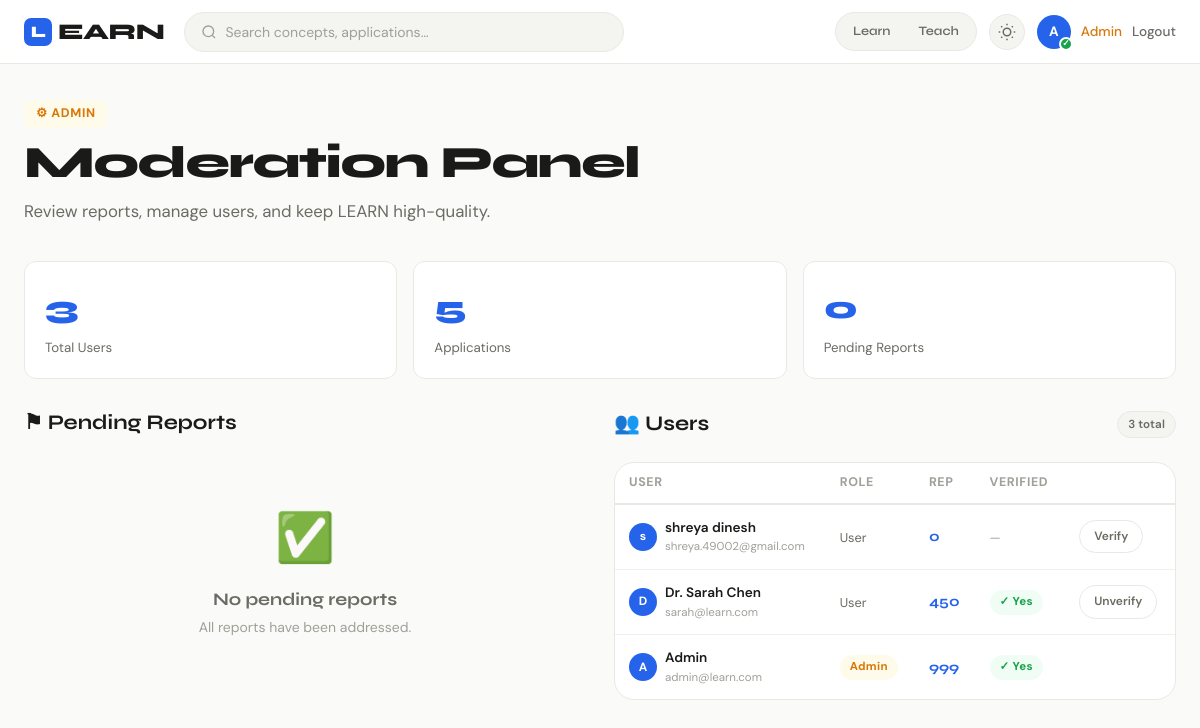
The page /admin (signed in) on the database its author committed.
### models.py (models this page shows, shortened)
class User(UserMixin, db.Model):
    __tablename__ = 'users'
    id = db.Column(db.Integer, primary_key=True)
    name = db.Column(db.String(100), nullable=False)
    email = db.Column(db.String(150), unique=True, nullable=False)
    password_hash = db.Column(db.String(256), nullable=False)
    role = db.Column(db.String(20), default='user')  # 'user', 'admin'
    reputation = db.Column(db.Integer, default=0)
    is_verified = db.Column(db.Boolean, default=False)
    mode = db.Column(db.String(10), default=None)  # 'learn' or 'teach'
    created_at = db.Column(db.DateTime, default=datetime.utcnow)
    applications = db.relationship('Application', backref='author', lazy=True)
    comments = db.relationship('Comment', backref='author', lazy=True)
    votes = db.relationship('Vote', backref='voter', lazy=True)
    reports = db.relationship('Report', backref='reporter', lazy=True)

### routes/main_routes.py (the view)
@main_bp.route('/admin')
@login_required
def admin_panel():
    if current_user.role != 'admin':
        flash('Access denied.', 'error')
        return redirect(url_for('main.domains'))
    pending_reports = Report.query.filter_by(status='pending').order_by(Report.created_at.desc()).all()
    all_users = User.query.order_by(User.created_at.desc()).all()
    total_apps = Application.query.count()
    total_users = User.query.count()
    pending_count = len(pending_reports)
    return render_template('admin.html',
                           reports=pending_reports,
                           users=all_users,
                           total_apps=total_apps,
                           total_users=total_users,
                           pending_count=pending_count)

### templates/admin.html (shortened to what this page needs)
{% extends "base.html" %}
{% block content %}
<div class="container-wide" style="padding-top:36px;padding-bottom:60px;">
  <div class="page-header" style="padding-top:0;">
    <div style="display:flex;align-items:center;gap:12px;margin-bottom:8px;">
      <span style="background:var(--amber-light);color:var(--amber);border-radius:var(--radius-sm);padding:4px 12px;font-size:0.78rem;font-weight:700;letter-spacing:0.05em;">⚙ ADMIN</span>
    </div>
    <h1 class="page-title">Moderation Panel</h1>
    <p class="page-subtitle">Review reports, manage users, and keep LEARN high-quality.</p>
  </div>
  <div class="admin-grid fade-up">
    <div class="admin-stat">
      <div class="admin-stat-value">{{ total_users }}</div>
      <div class="admin-stat-label">Total Users</div>
    </div>
    <div class="admin-stat">
      <div class="admin-stat-value">{{ total_apps }}</div>
      <div class="admin-stat-label">Applications</div>
    </div>
    <div class="admin-stat" style="{% if pending_count > 0 %}background:var(--red-light);border-color:#fca5a5;{% endif %}">
      <div class="admin-stat-value" style="{% if pending_count > 0 %}color:var(--red);{% endif %}">{{ pending_count }}</div>
      <div class="admin-stat-label">Pending Reports</div>
    </div>
  </div>
  <div style="display:grid;grid-template-columns:1fr 1fr;gap:28px;align-items:start;" class="fade-up fade-up-1">
    <div>
      <div class="section-header">
        <h2 class="section-title">⚑ Pending Reports</h2>
      </div>
      {% if reports %}
      {% for report in reports %}
      <div class="report-card fade-up" style="animation-delay:{{ loop.index0 * 0.05 }}s;">
        <span class="report-reason">{{ report.reason }}</span>
        <div style="font-size:0.875rem;font-weight:600;margin-bottom:4px;">
          <a href="{{ url_for('app_routes.application_detail', app_id=report.application_id) }}" style="color:var(--accent);">
            {{ report.application.title }}
          </a>
        </div>
        {% if report.details %}
        <div style="font-size:0.8rem;color:var(--text-secondary);margin-bottom:8px;padding:8px;background:var(--bg-secondary);border-radius:6px;">
          "{{ report.details }}"
        </div>
        {% endif %}
        <div style="font-size:0.75rem;color:var(--text-muted);margin-bottom:12px;">
          Reported by {{ report.reporter.name }} · {{ report.created_at.strftime('%b %d, %Y') }}
        </div>
        <div style="display:flex;gap:6px;flex-wrap:wrap;">
          <a href="{{ url_for('main.handle_report', report_id=report.id, action='resolve') }}" class="btn btn-ghost btn-sm" style="color:var(--green);">✓ Resolve</a>
          <a href="{{ url_for('main.handle_report', report_id=report.id, action='ignore') }}" class="btn btn-ghost btn-sm">Ignore</a>
          <a href="{{ url_for('main.handle_report', report_id=report.id, action='delete') }}" class="btn btn-danger btn-sm" onclick="return confirm('Delete this application permanently?')">🗑 Delete Post</a>
        </div>
      </div>
      {% endfor %}
      {% else %}
      <div class="empty-state" style="padding:40px 20px;">
        <div class="empty-state-icon">✅</div>
        <h3>No pending reports</h3>
        <p>All reports have been addressed.</p>
      </div>
      {% endif %}
    </div>
    <div>
      <div class="section-header">
        <h2 class="section-title">👥 Users</h2>
        <span class="tag">{{ users | length }} total</span>
      </div>
      <div style="background:var(--bg-card);border:1px solid var(--border);border-radius:var(--radius-lg);overflow:hidden;">
        <table class="table">
          <thead>
            <tr>
              <th>User</th>
              <th>Role</th>
              <th>Rep</th>
              <th>Verified</th>
              <th></th>
            </tr>
          </thead>
          <tbody>
            {% for user in users %}
            <tr>
              <td>
                <div style="display:flex;align-items:center;gap:8px;">
                  <div class="author-avatar" style="width:28px;height:28px;font-size:0.75rem;flex-shrink:0;">{{ user.name[0] }}</div>
                  <div>
                    <div style="font-weight:600;font-size:0.85rem;">{{ user.name }}</div>
                    <div style="font-size:0.72rem;color:var(--text-muted);">{{ user.email }}</div>
                  </div>
                </div>
              </td>
              <td>
                {% if user.role == 'admin' %}
                <span class="badge badge-admin">Admin</span>
                {% else %}
                <span style="font-size:0.8rem;color:var(--text-secondary);">User</span>
                {% endif %}
              </td>
              <td>
                <span style="font-family:var(--font-display);font-weight:700;color:var(--accent);font-size:0.9rem;">{{ user.reputation }}</span>
              </td>
              <td>
                {% if user.is_verified %}
                <span class="badge badge-verified">✓ Yes</span>
                {% else %}
                <span style="color:var(--text-muted);font-size:0.8rem;">—</span>
                {% endif %}
              </td>
              <td>
                {% if user.role != 'admin' %}
                <a href="{{ url_for('main.verify_user', user_id=user.id) }}" class="btn btn-ghost btn-sm" style="font-size:0.75rem;">
                  {% if user.is_verified %}Unverify{% else %}Verify{% endif %}
                </a>
                {% endif %}
              </td>
            </tr>
            {% endfor %}
          </tbody>
        </table>
      </div>
    </div>
  </div>
</div>
{% endblock %}

### templates/base.html (shortened to what this page needs)
<!DOCTYPE html>
<html lang="en" data-theme="light">
<head>
  <link rel="stylesheet" href="{{ url_for('static', filename='css/main.css') }}">
</head>
<body>
{% if current_user.is_authenticated %}
<nav class="navbar">
  <div class="nav-inner">
    <a href="{{ url_for('main.domains') }}" class="nav-logo">
      <span class="logo-mark">L</span>EARN
    </a>
    <div class="nav-center">
      <form action="{{ url_for('main.search') }}" method="get" class="nav-search-form" autocomplete="off">
        <div class="search-wrap">
          <svg width="16" height="16" viewBox="0 0 24 24" fill="none" stroke="currentColor" stroke-width="2"><circle cx="11" cy="11" r="8"/><path d="m21 21-4.35-4.35"/></svg>
          <input type="text" name="q" placeholder="Search concepts, applications…" id="globalSearch" value="{{ request.args.get('q', '') }}">
        </div>
      </form>
    </div>
    <div class="nav-right">
      <div class="mode-pill">
        <a href="{{ url_for('main.switch_mode', mode='learn') }}" class="mode-btn {% if current_user.mode == 'learn' %}active{% endif %}">Learn</a>
        <a href="{{ url_for('main.switch_mode', mode='teach') }}" class="mode-btn {% if current_user.mode == 'teach' %}active{% endif %}">Teach</a>
      </div>
      <button class="theme-toggle" id="themeToggle" title="Toggle dark mode">
      </button>
      <div class="nav-user">
        <a href="{{ url_for('main.dashboard') }}" class="user-avatar" title="{{ current_user.name }}">
          {{ current_user.name[0].upper() }}
          {% if current_user.is_verified %}<span class="verified-dot">✓</span>{% endif %}
        </a>
        {% if current_user.role == 'admin' %}
        <a href="{{ url_for('main.admin_panel') }}" class="nav-link admin-link">Admin</a>
        {% endif %}
        <a href="{{ url_for('auth.logout') }}" class="nav-link">Logout</a>
      </div>
    </div>
  </div>
</nav>
{% endif %}
<main class="main-content">
  {% block content %}{% endblock %}
</main>
</body>
</html>

### rows shown on the page
User: name "A", name "Admin", email "admin@learn.com", role "Admin", reputation "999", is_verified "✓ Yes"
User: name "s", name "shreya dinesh", email "shreya.49002@gmail.com", role "User", reputation "0", is_verified "Verify"
User: name "D", name "Dr. Sarah Chen", email "sarah@learn.com", role "User", reputation "450", is_verified "✓ Yes"

### other values the page prints
{{ total_users }} "3"
{{ total_apps }} "5"
{{ pending_count }} "0"
{{ users | length }} "3"
